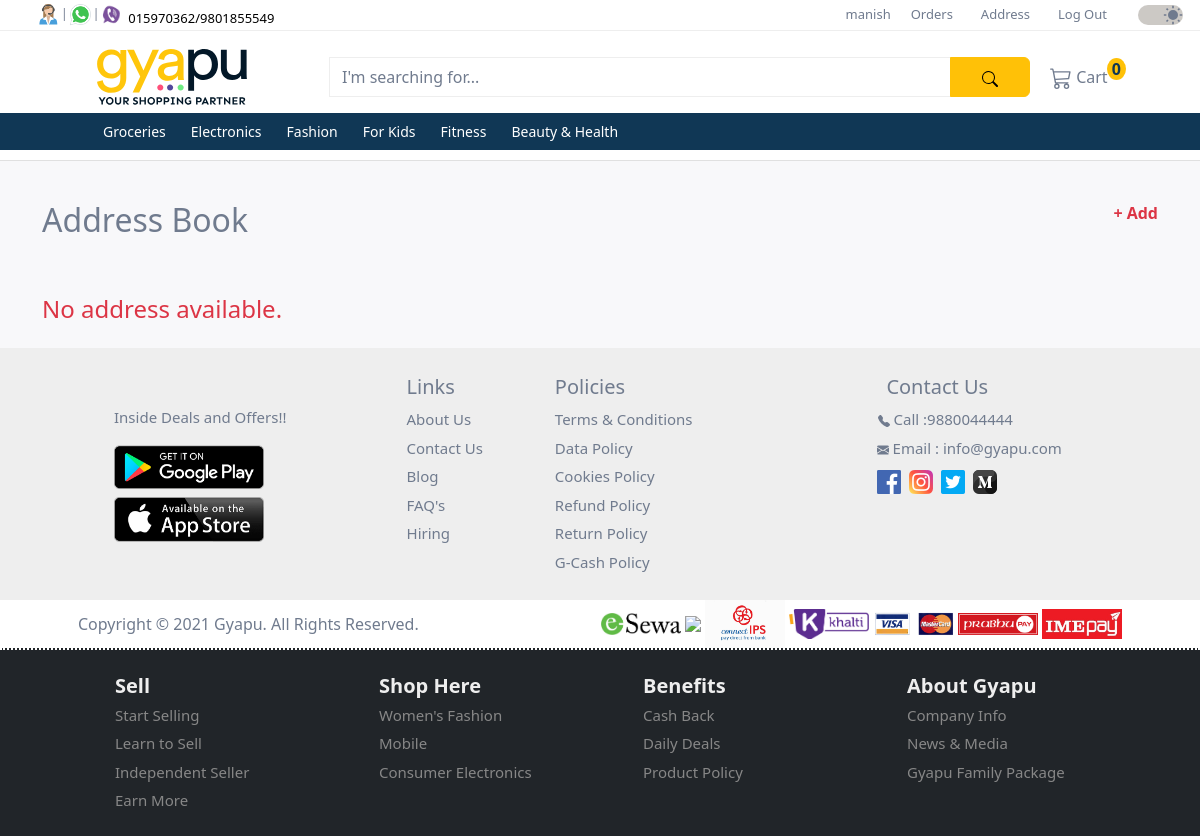
/address/ (signed in), run on an earlier commit of the app's database.
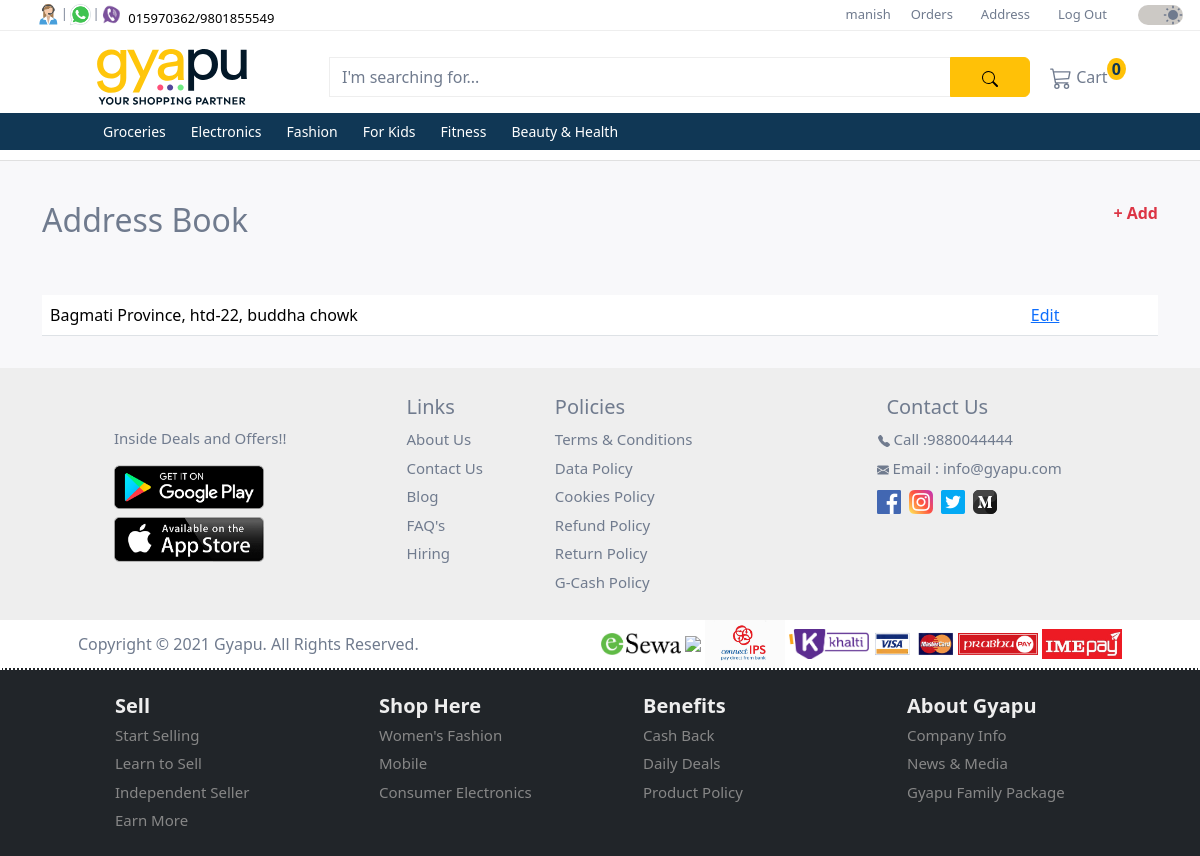
And on a later commit of the database.
### products/models.py (models this page shows, shortened)
class Category(models.Model):
  id = models.UUIDField(
    primary_key = True,
    default = uuid.uuid4,
    editable = False
  )
  name = models.CharField(max_length=255)
  description = models.TextField(blank=True)
  parent = models.ForeignKey('self', on_delete=models.CASCADE, null=True, blank=True, related_name='children')
  class Meta:
    verbose_name_plural = 'Categories'

### user/models.py (models this page shows, shortened)
class Address(models.Model):
  PROVINCE_CHOICES = (
    ('Koshi Province', 'Koshi Province'),
    ('Madesh Province', 'Madesh Province'),
    ('Bagmati Province', 'Bagmati Province'),
    ('Gandaki Province', 'Gandaki Province'),
    ('Lumbini Province', 'Lumbini Province'),
    ('Karnali Province', 'Karnali Province'),
    ('Sudurpashchim Province', 'Sudurpashchim Province'),
  )
  id = models.UUIDField(
    primary_key = True,
    default = uuid.uuid4,
    editable = False
  )
  user = models.ForeignKey(settings.AUTH_USER_MODEL, on_delete=models.CASCADE, limit_choices_to={'groups__name': 'customer'})
  province = models.CharField(max_length=100, choices=PROVINCE_CHOICES)
  city = models.CharField(max_length=100)
  area = models.CharField(max_length=100)
  tole = models.IntegerField(validators=[MinValueValidator(0)])

### user/views.py (the view)
# urls.py: path('address/', AddressListView.as_view(), name='address_list'),
class AddressListView(LoginRequiredMixin, CustomerGroupRequiredMixin, ListView):
  model = Address
  template_name = 'address/list.html'
  context_object_name = 'address_list'
  def get_queryset(self):
    user = self.request.user
    return Address.objects.filter(user=user)

### products/context_processors.py (called while the page is built)
def categories(request):
  categories = Category.objects.filter(parent__isnull=True)
  return {'categories': categories}

### user/context_processors.py (called while the page is built)
def user_group(request):
  user_belong_to_store = request.user.groups.filter(name='store').exists()
  return {'user_belong_to_store': user_belong_to_store}

### user/views.py (called while the page is built)
  def test_func(self):
    return self.request.user.groups.filter(name='customer').exists()

### user/templates/address/list.html (shortened to what this page needs)
{% extends '_base.html' %}
{% block content %}
  <div class="d-flex justify-content-between mb-5">
    <h2>Address Book</h2>
    <a href="{% url 'address_add' %}" class="text-danger link-underline link-underline-opacity-0"><strong>+ Add</strong></a>
  </div>
  {% if address_list %}
    <table class="table">
      <tbody>
        {% for address in address_list %}
          <tr>
            <td>{{ address.province }}, {{ address.city }}-{{ address.tole }}, {{ address.area }}</td>
            <td><a href="{% url 'address_update' address.id %}">Edit</a></td>
          </tr>
        {% endfor %}
      </tbody>
    </table>
  {% else %}
    <h4 class="text-danger">No address available.</h4>
  {% endif %}
{% endblock %}

### user/templates/homepage/lower_navbar.html (shortened to what this page needs)
{% load static %}
<nav class="navbar navbar-expand-xl d-flex flex-column second-nav" id="secondNav">
  <div class="container">
    <div class="d-flex flex-row container-fluid gyapu-head">
      <a class="navbar-brand" href="
        {% if not user_belong_to_store %}
          {% url 'home' %}
        {% else %}
          {% url 'store_dashboard' %}
        {% endif %}
      ">
        <img class="img-fluid" id="gyapu-head" src="{% static "images/gyapu-header-lightmode.svg" %}" alt="gyapu brand logo">
      </a>
      <form class="input-group mt-3 mb-3" method="get" action="{% url 'search_results' %}">
        <input type="text" class="form-control" placeholder="I'm searching for..." name="query">
        <button class="btn btn-warning" type="submit">
        </button>
      </form>
    </div>
    <div class="collapse navbar-collapse" id="mynavbar">
      <ul class="navbar-nav me-auto">
        {% if not user_belong_to_store %}
        <li class="nav-item">
          <div class="tooltip">
            <a class="nav-link" href="{% url 'cart_detail' %}">
              Cart
              <sup class="bg-warning cart-number">0</sup>
            </a>
          </div>
        </li>
        {% endif %}
      </ul>
    </div>
  </div>
  <div class="dropdown-nav">
    <div class="container">
      <div class="collapse navbar-collapse" id="mynavbar">
        <ul class="navbar-nav">
          {% for category in categories %}
            <li class="nav-item dropdown">
              <a class="nav-link dropbtn" href="{% url 'product_by_category' category.name %}">{{ category.name }}</a>
            </li>
          {% endfor %}
        </ul>
      </div>
    </div>
  </div>
</nav>

What changed in the data, as far as the page shows it:
added Address: province "Bagmati Province", city "htd", tole "22", area "buddha chowk"
Also different on the page:
text no longer shown: "No address available."
